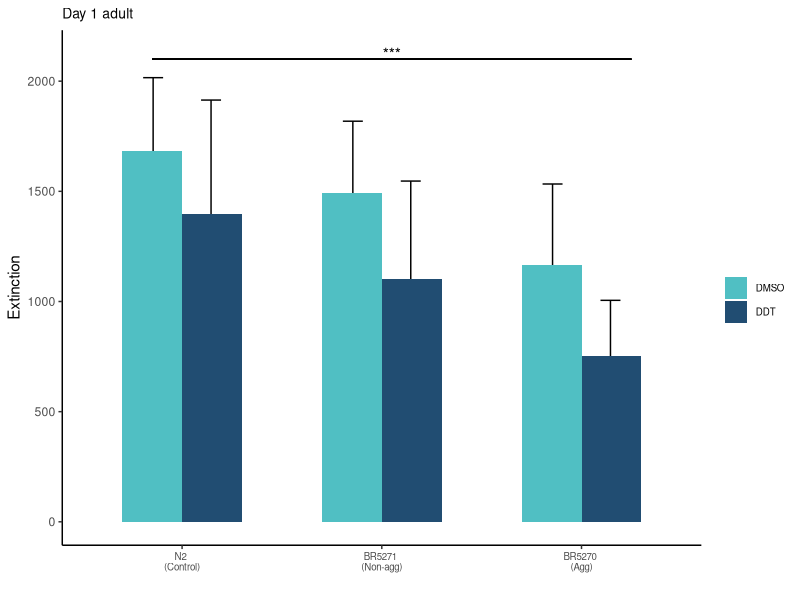
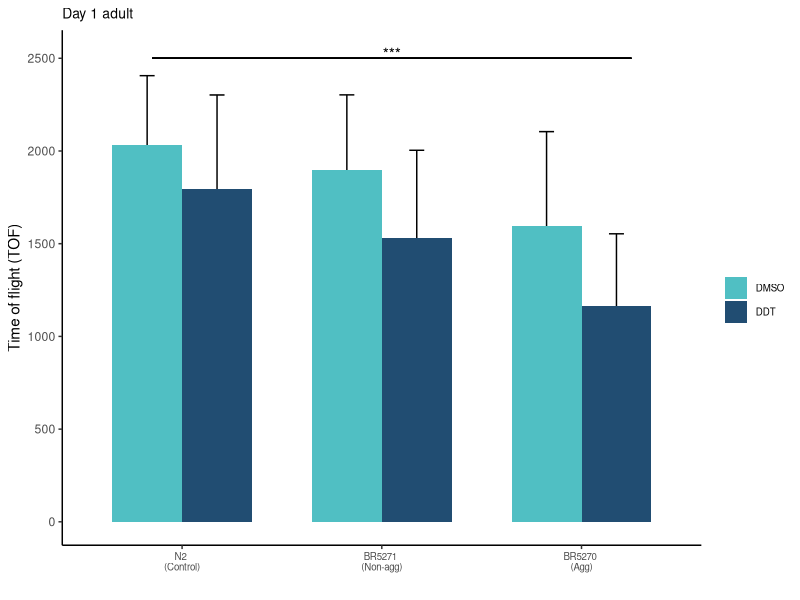
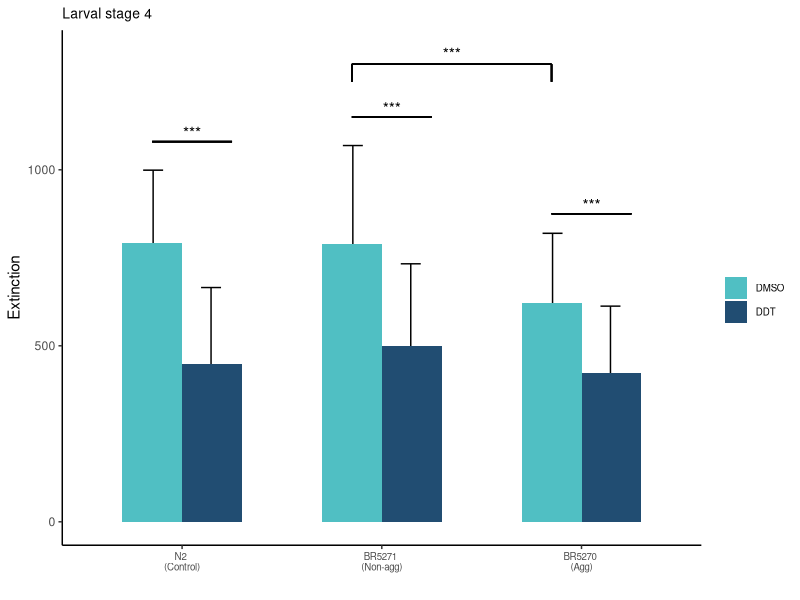
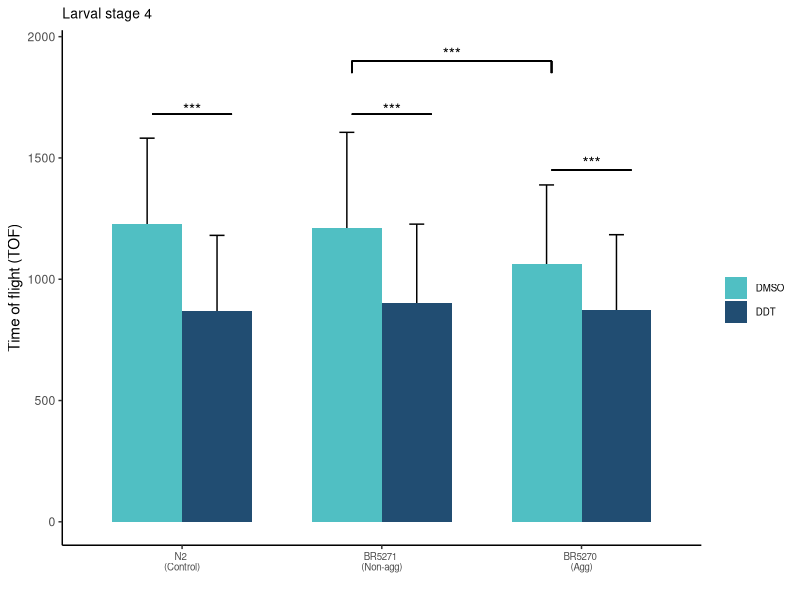
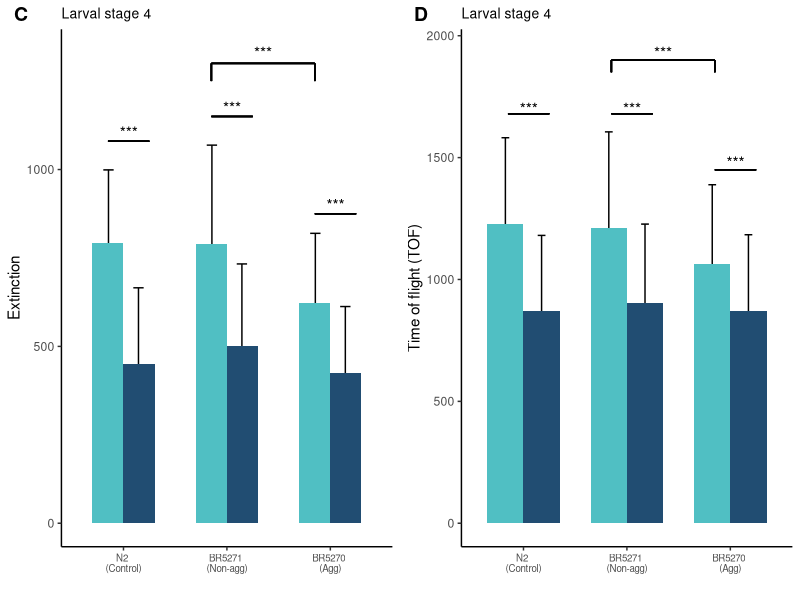
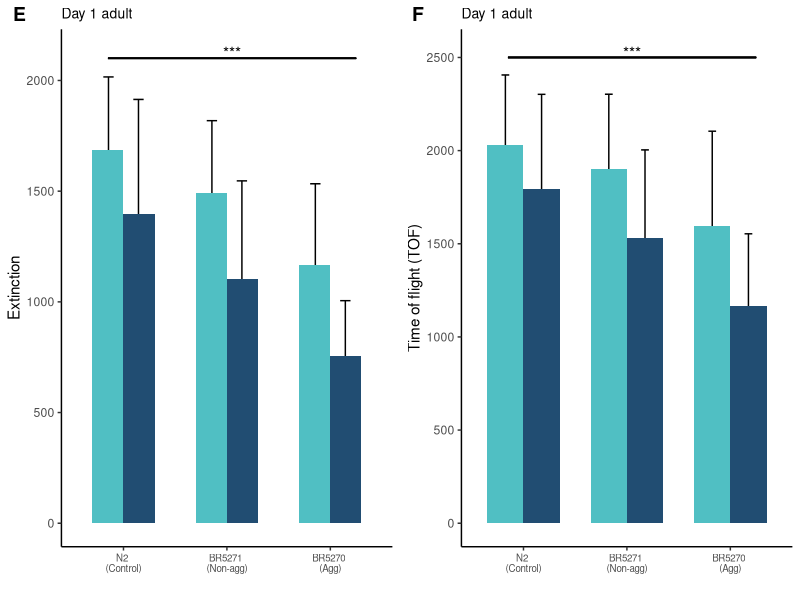
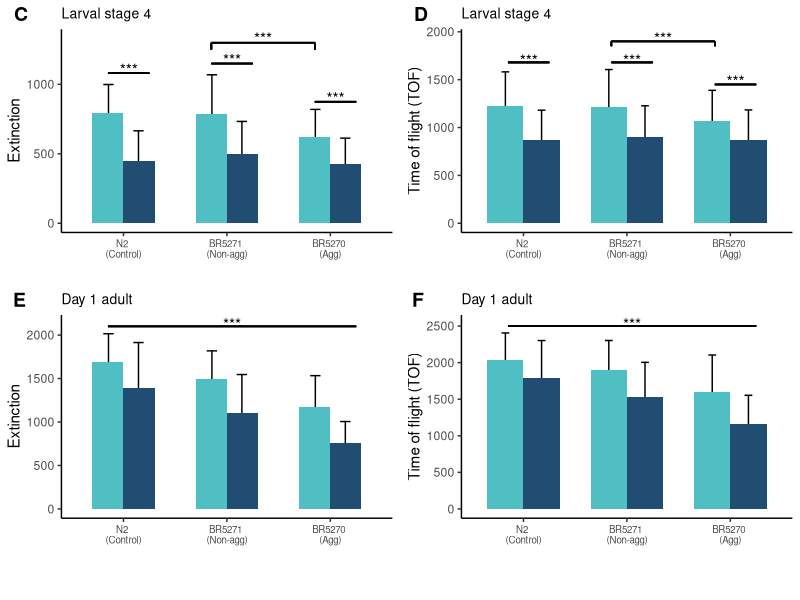

R code for these plots, in order:
############################################################
# ANALYZE WORM SIZE DATA
############################################################

library(tidyverse)
library(ggpubr)
library(gridExtra)
library(cowplot)
# CALL IN L4 DATA

all_l4s <- read_tsv("worm_size/data/L4s_bars.txt") %>% 
    mutate(time = "46-to-50")

all_adults <- read_tsv("worm_size/data/adults_bars_size.txt") %>% 
    mutate(time = "70-to-72")

all_ever <- rbind(all_l4s, all_adults)

all_ever$trt <- factor(all_ever$trt, levels = c("DMSO", "DDT"))
all_ever$strain <- factor(all_ever$strain, levels = c("N2", "BR5271", "BR5270"))

l4s <- all_ever %>% 
    filter(time == "46-to-50") %>% 
    ggplot(aes(x = strain, y = mean_ext, fill = trt)) +
    geom_errorbar(aes(ymin = mean_ext - sd_ext, ymax = mean_ext + sd_ext),  position = position_dodge(width = 0.58), width = 0.2) +
    geom_bar(stat = "identity", position = "dodge", width = 0.6) +
    scale_fill_manual(values = c( "#50BFC3", "#214D72")) +
    theme_classic() +
    #theme(legend.position = c(0.94,0.98), 
    # axis.text.x = element_text(size = 9)) +
    labs(x = "",
         y = "Extinction", fill= "") +
    guides(shape = guide_legend(override.aes = list(size = 0.7))) +
    guides(fill = guide_legend(override.aes = list(size = 0.5))) +
    theme(legend.text = element_text(size = 7), axis.text.x = element_text(size = 7),
          plot.title = element_text(size = 10)) +
    geom_segment(aes(x=1.85, xend=2.25, y=1150, yend=1150)) +
    annotate("text", x = 2.05, y = 1175, label = "***", size = 4) +
    geom_segment(aes(x=0.85, xend=1.25, y=1080, yend=1080)) +
    annotate("text", x = 1.05, y = 1105, label = "***", size = 4) +
    geom_segment(aes(x=1.85, xend=2.85, y = 1300, yend = 1300)) +
    geom_segment(aes(x=1.85, xend=1.85, y = 1250, yend=1300)) +
    geom_segment(aes(x=2.85, xend=2.85, y=1250, yend=1300)) +
    annotate("text", x = 2.35, y = 1330, label = "***", size = 4) +
    geom_segment(aes(x=2.85, xend=3.25, y=875, yend=875)) +
    annotate("text", x = 3.05, y = 900, label = "***", size = 4) +
    scale_x_discrete(labels = c("N2 \n(Control)", "BR5271 \n(Non-agg)", "BR5270 \n(Agg)")) +
    ggtitle("Larval stage 4")

adults <- all_ever %>% 
    filter(time == "70-to-72") %>% 
    ggplot(aes(x = strain, y = mean_ext, fill = trt)) +
    geom_errorbar(aes(ymin = mean_ext - sd_ext, ymax = mean_ext + sd_ext),  position = position_dodge(width = 0.58), width = 0.2) +
    geom_bar(stat = "identity", position = "dodge", width = 0.6) +
    scale_fill_manual(values = c( "#50BFC3", "#214D72")) +
    theme_classic() +
    #theme(legend.position = c(0.94,0.98), 
    # axis.text.x = element_text(size = 9)) +
    labs(x = "",
         y = "Extinction", fill= "") +
    guides(shape = guide_legend(override.aes = list(size = 0.7))) +
    guides(fill = guide_legend(override.aes = list(size = 0.5))) +
    theme(legend.text = element_text(size = 7), axis.text.x = element_text(size = 7),
          plot.title = element_text(size = 10)) +
    geom_segment(aes(x=0.85, xend=3.25, y=2100, yend=2100)) +
    annotate("text", x = 2.05, y = 2125, label = "***", size = 4) +
    scale_x_discrete(labels = c("N2 \n(Control)", "BR5271 \n(Non-agg)", "BR5270 \n(Agg)")) +
    ggtitle("Day 1 adult")

l4s.tof <- all_ever %>% 
    filter(time == "46-to-50") %>% 
    ggplot(aes(x = strain, y = mean_tof, fill = trt)) +
    geom_errorbar(aes(ymin = mean_tof - sd_tof, ymax = mean_tof + sd_tof),  position = position_dodge(width = 0.7), width = 0.15) +
    geom_bar(stat = "identity", position = "dodge", width = 0.7) +
    scale_fill_manual(values = c( "#50BFC3", "#214D72")) +
    theme_classic() +
    #theme(legend.position = c(0.94,0.98), 
    # axis.text.x = element_text(size = 9)) +
    labs(x = "",
         y = "Time of flight (TOF)", fill= "") +
    guides(shape = guide_legend(override.aes = list(size = 0.7))) +
    guides(fill = guide_legend(override.aes = list(size = 0.5))) +
    theme(legend.text = element_text(size = 7), axis.text.x = element_text(size = 7),
          plot.title = element_text(size = 10)) +
    geom_segment(aes(x=1.85, xend=2.25, y=1680, yend=1680)) +
    annotate("text", x = 2.05, y = 1700, label = "***", size = 4) +
    geom_segment(aes(x=0.85, xend=1.25, y=1680, yend=1680)) +
    annotate("text", x = 1.05, y = 1700, label = "***", size = 4) +
    geom_segment(aes(x=1.85, xend=2.85, y = 1900, yend = 1900)) +
    geom_segment(aes(x=1.85, xend=1.85, y = 1850, yend=1900)) +
    geom_segment(aes(x=2.85, xend=2.85, y=1850, yend=1900)) +
    annotate("text", x = 2.35, y = 1930, label = "***", size = 4) +
    geom_segment(aes(x=2.85, xend=3.25, y=1450, yend=1450)) +
    annotate("text", x = 3.05, y = 1480, label = "***", size = 4) +
    scale_x_discrete(labels = c("N2 \n(Control)", "BR5271 \n(Non-agg)", "BR5270 \n(Agg)"))+
    ggtitle("Larval stage 4")

adults.tof <- all_ever %>% 
    filter(time == "70-to-72") %>% 
    ggplot(aes(x = strain, y = mean_tof, fill = trt)) +
    geom_errorbar(aes(ymin = mean_tof - sd_tof, ymax = mean_tof + sd_tof),  position = position_dodge(width = 0.7), width = 0.15) +
    geom_bar(stat = "identity", position = "dodge", width = 0.7) +
    scale_fill_manual(values = c( "#50BFC3", "#214D72")) +
    theme_classic() +
    #theme(legend.position = c(0.94,0.98), 
    # axis.text.x = element_text(size = 9)) +
    labs(x = "",
         y = "Time of flight (TOF)", fill= "") +
    ggtitle("70-72 hours") +
    guides(shape = guide_legend(override.aes = list(size = 0.7))) +
    guides(fill = guide_legend(override.aes = list(size = 0.5))) +
    theme(legend.text = element_text(size = 7), axis.text.x = element_text(size = 7),
          plot.title = element_text(size = 10)) +
    geom_segment(aes(x=0.85, xend=3.25, y=2500, yend=2500)) +
    annotate("text", x = 2.05, y = 2525, label = "***", size = 4) +
    scale_x_discrete(labels = c("N2 \n(Control)", "BR5271 \n(Non-agg)", "BR5270 \n(Agg)"))+
    ggtitle("Day 1 adult")


prow2 <- plot_grid(
    l4s + theme(legend.position="none"),
    l4s.tof + theme(legend.position="none"),
    align = 'vh',
    labels = c("C", "D"),
    hjust = -1,
    nrow = 1
)

prow3 <- plot_grid(
    adults + theme(legend.position="none"),
    adults.tof + theme(legend.position="none"),
    align = 'vh',
    labels = c("E", "F"),
    hjust = -1,
    nrow = 1
)

legend <- get_legend(
    # create some space to the left of the legend
    l4s +
        guides(color = guide_legend(nrow = 1)) +
        theme(legend.position = "bottom"))


size <- plot_grid(prow2, prow3, legend, ncol = 1, rel_heights = c(1,1,0.1))

# To save plot as a pdf
#pdf("worm_size/figures/extinction_l4_adult.pdf", width = 3, height = 6)
#plot_grid(prow, legend, ncol = 1, rel_heights = c(1, .1))
#dev.off()
